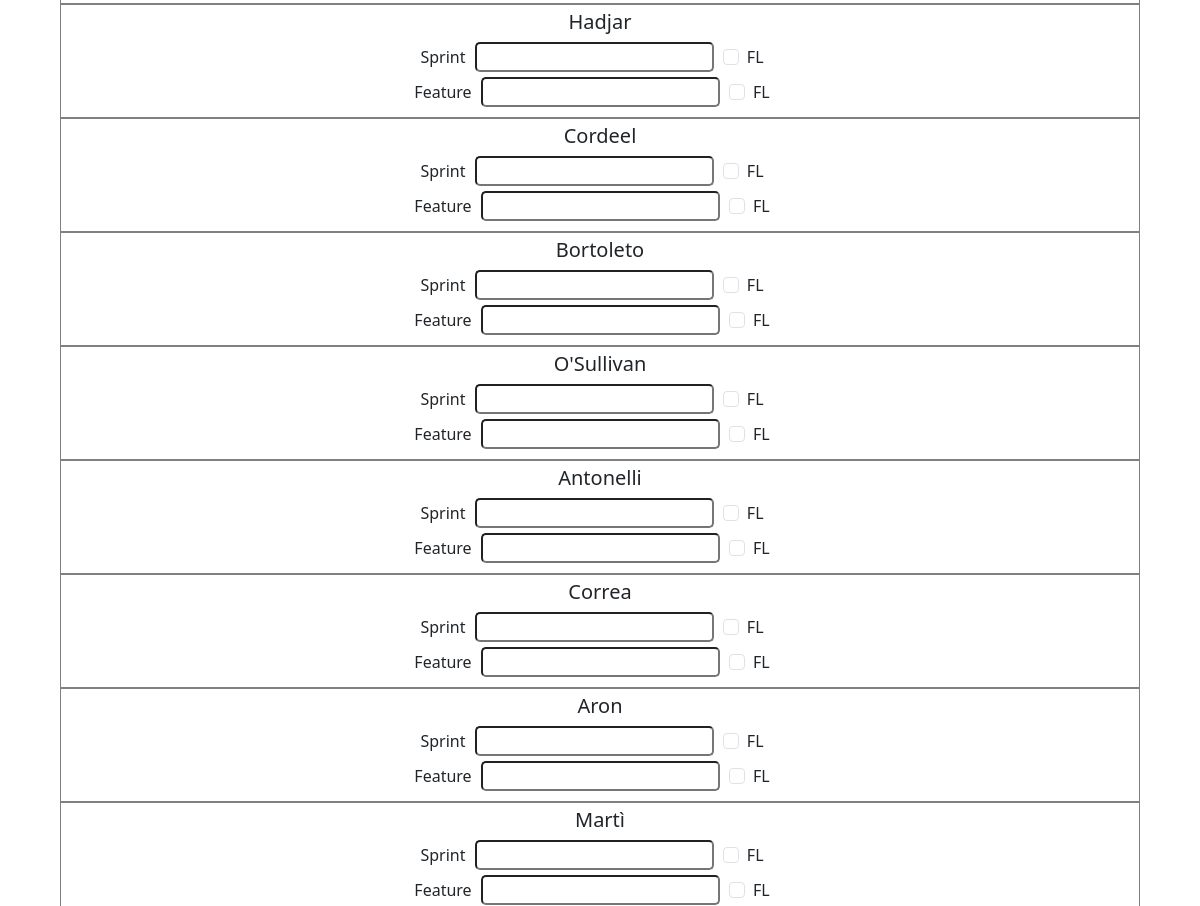
Before: /fantaformula/calcolo-2 (signed in, middle part) with the older database file.
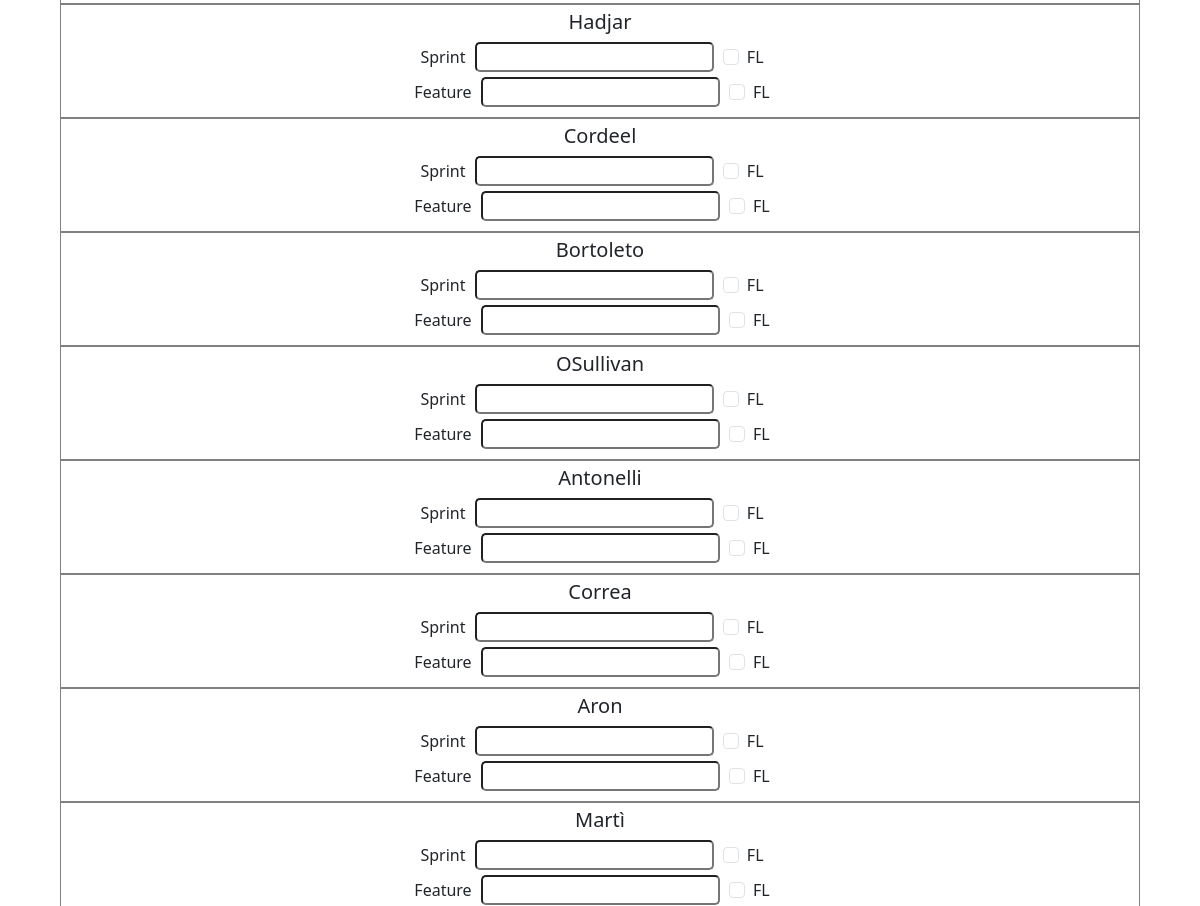
After: the same page with the newer database file.
### fantamotori/models.py (models this page shows)
class Formula_piloti(models.Model):
    nome = models.TextField()
    categoria = models.TextField()
    username = models.TextField()
    utente = models.ForeignKey(User, on_delete=models.PROTECT, blank=True, null=True)
    team = models.ForeignKey(Formula_team, on_delete=models.PROTECT, blank=True, null=True)
    gara01 = models.IntegerField(blank=True, null=True)
    gara02 = models.IntegerField(blank=True, null=True)
    gara03 = models.IntegerField(blank=True, null=True)
    gara04 = models.IntegerField(blank=True, null=True)
    gara05 = models.IntegerField(blank=True, null=True)
    gara06 = models.IntegerField(blank=True, null=True)
    gara07 = models.IntegerField(blank=True, null=True)
    gara08 = models.IntegerField(blank=True, null=True)
    gara09 = models.IntegerField(blank=True, null=True)
    gara10 = models.IntegerField(blank=True, null=True)
    gara11 = models.IntegerField(blank=True, null=True)
    gara12 = models.IntegerField(blank=True, null=True)
    gara13 = models.IntegerField(blank=True, null=True)
    gara14 = models.IntegerField(blank=True, null=True)
    gara15 = models.IntegerField(blank=True, null=True)
    gara16 = models.IntegerField(blank=True, null=True)
    gara17 = models.IntegerField(blank=True, null=True)
    gara18 = models.IntegerField(blank=True, null=True)
    gara19 = models.IntegerField(blank=True, null=True)
    gara20 = models.IntegerField(blank=True, null=True)
    gara21 = models.IntegerField(blank=True, null=True)
    gara22 = models.IntegerField(blank=True, null=True)
    gara23 = models.IntegerField(blank=True, null=True)
    gara24 = models.IntegerField(blank=True, null=True)
    totale = models.IntegerField(default=0)

### fantamotori/views.py (the view, shortened to what this page needs)
# urls.py: path("fantaformula/calcolo-<id>", views.formula_calcologara, name="fantaformula/calcolo_giornata"),
@login_required
def formula_calcologara(request, id):
    check_formula(request)
    check_admin(request, "formula")
    adesso = timezone.localtime()
    giornata = Formula_giornata.objects.get(id=id).data
    if giornata > adesso:
        return render(request, "errore.html", {
            "message": "LA GARA NON È ANCORA STATA DISPUTATA >:(",
            "cat": "formula"
        })
    calcolata = Formula_giornata.objects.get(id=id).calcolata
    posto = Formula_giornata.objects.get(id=id).posto
    if not calcolata:
        piloti = Formula_piloti.objects.all()
    else:
        return render(request, "errore.html", {
            "message": f"LA GARA SELEZIONATA ({posto}) È GIÀ STATA CALCOLATA!",
            "cat": "formula"
        })
    categorie = Formula_giornata.objects.get(id=id).categ
    listacat = categorie.split(",")
    numeroquali = ["1", "2", "3"]
    formula_listapiloti = []
    formula_allpilotilista = Formula_piloti.objects.all().values("nome")
    for formula_pilotalista in formula_allpilotilista:
        formula_listapiloti.append(formula_pilotalista["nome"])
    return render(request, "fantaformula/calcolo_gara.html", {
        "id": id,
        "posto": posto,
        "piloti": piloti,
        "listacat": listacat,
        "numeroquali": numeroquali,
        "cat": "formula",
        "listapiloti": formula_listapiloti
    })

### fantamotori/views.py (called while the page is built)
def check_formula(request):
    if request.user.fanta != 0 and request.user.fanta != 2:
        raise PermissionDenied()

def check_admin(request, categoria):
    autorizzati = ["Tazza", "Albwin27", "Cortez Black Team", "Cicciobirro01"]
    if request.user.username not in autorizzati:
        raise PermissionDenied()

### fantamotori/templates/fantaformula/calcolo_gara.html (shortened to what this page needs)
{% extends "layout.html" %}
{% block body %}
<div class="imppagina">
    <form method="POST" action="calcolo-{{id}}" onsubmit="return confirm('Confermare tutti i risultati?');">
        {% for categoria in listacat %}
            {% if categoria == "f1" %}
                <br>
            {% elif categoria == "f2" %}
                {% for pilota in piloti %}
                    {% if pilota.categoria == "F2" %}
                        <div style="border: 1px solid gray; padding: 5px 5px 5px 5px">
                            <h5 style="text-align: center;">{{ pilota.nome }}</h5>
                            <div style="text-align: center; margin-bottom: 5px;">
                                <label style="display: inline;">Sprint</label>
                                <input name="{{categoria}}-spr-{{pilota.nome}}" type="number" style="display: inline; margin: 0 5px 0 5px; border-radius: 5px;">
                                <div class="form-check form-check-inline">
                                    <label for="{{categoria}}-flspr-{{pilota.nome}}" class="form-check-label">FL</label>
                                    <input name="{{categoria}}-flspr-{{pilota.nome}}" class="form-check-input" type="checkbox">
                                </div>
                            </div>
                            <div style="text-align: center; margin-bottom: 5px;">
                                <label style="display: inline;">Feature</label>
                                <input name="{{categoria}}-feat-{{pilota.nome}}" type="number" style="display: inline; margin: 0 5px 0 5px; border-radius: 5px;">
                                <div class="form-check form-check-inline">
                                    <label for="{{categoria}}-flfeat-{{pilota.nome}}" class="form-check-label">FL</label>
                                    <input name="{{categoria}}-flfeat-{{pilota.nome}}" class="form-check-input" type="checkbox">
                                </div>
                            </div>
                        </div>
                    {% endif %}
                {% endfor %}
                <br>
            {% elif categoria == "indy" %}
                <br>
            {% endif %}
        {% endfor %}
    </form>
</div>
{% endblock %}

Changed rows visible on the page:
changed Formula_piloti: nome "O'Sullivan" → "OSullivan"
